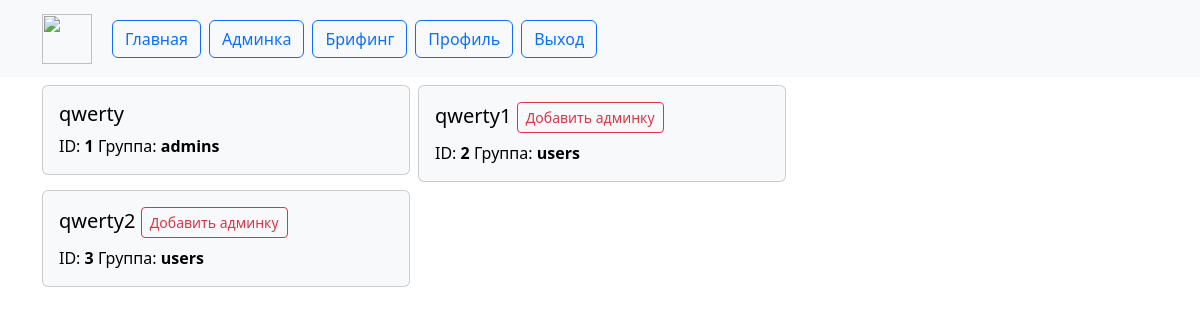
Before: /adm (signed in) with the older database file.
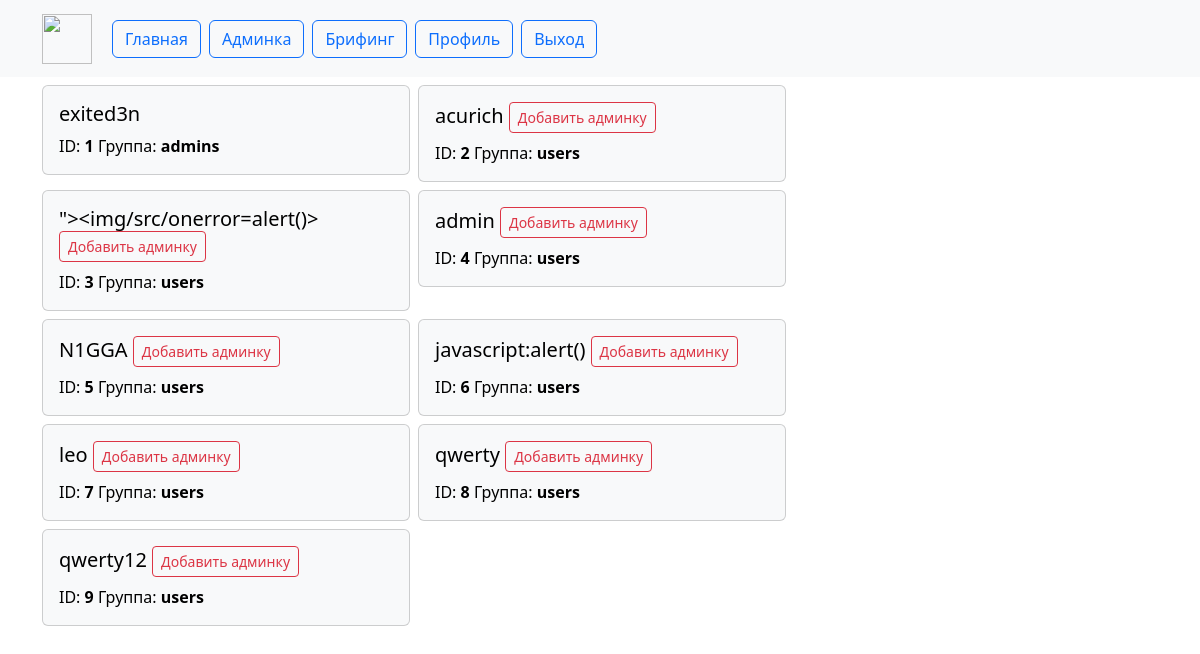
After: the same page with the newer database file.
### web/models.py (models this page shows)
class User(UserMixin, db.Model):
    id = db.Column(db.Integer, primary_key=True)
    name = db.Column(db.String(1000), unique=True)
    password = db.Column(db.String(100))
    email = db.Column(db.String(100), unique=True)
    active = db.Column(db.Boolean())
    group = db.Column(db.String(100))
    created_on = db.Column(db.DateTime(), default=datetime.now())

### web/main.py (the view)
@main.route('/adm')
@login_required
def admin_panel():
    show_user = show_users()
    return render_template('admin.html', users=show_user)

### web/__init__.py (called while the page is built)
def create_app():
    app = Flask(__name__)
    app.register_error_handler(404, page_not_found)
    app.config['SECRET_KEY'] = '33bf3cd3-ad1c-4429-b636-a807fc084e92_20ef441b-a7f2-4207-b0dc-543ca0d37aa2'
    app.config['SQLALCHEMY_DATABASE_URI'] = 'sqlite:///data.db'
    db.init_app(app)
    login_manager = LoginManager()
    login_manager.login_view = 'auth.login'
    login_manager.init_app(app)
    from .models import User
    with app.app_context():
        db.create_all()
    @login_manager.user_loader
    def load_user(user_id):
        return User.query.get(int(user_id))
    from .auth import auth as auth_blueprint
    app.register_blueprint(auth_blueprint)
    from .main import main as main_blueprint
    app.register_blueprint(main_blueprint)
    return app

### web/db_functions.py (called while the page is built)
def show_users():
    users = User.query.all()
    users_list = []
    for user in users:
        users_list.append({'id': user.id, 'name': user.name, 'group': user.group, 'active': user.active})
    return users_list

### web/templates/admin.html
{% extends "base.html" %}
{% block content %}
<div class="row row-cols-1 row-cols-md-2 g-2">
        {% for user in users %}
  <div class="col">
    <div class="card text-bg-light">
      <div class="card-body">
        <h5 class="card-title">{{ user.name }}
          {% if user.group != 'admins' %}
         <button type="button" class="btn btn-outline-danger btn-sm">Добавить админку</button>
        {% endif %}
        </h5>
          <p class="card-text">ID: <b>{{ user.id }}</b>  Группа: <b>{{ user.group }}</b> </p>
      </div>
    </div>
  </div>
{% endfor %}
</div>
{% endblock %}

### web/templates/base.html (shortened to what this page needs)
<!DOCTYPE html>
<html>
<head>
    <link href="https://cdn.jsdelivr.net/npm/bootstrap@5.3.0/dist/css/bootstrap.min.css" rel="stylesheet">
  </head>
<body>
   <nav class="navbar navbar-expand-lg navbar-light bg-light">
  <div class="container">
    <a class="navbar-brand" href="/">
      <img src="https://ctftime.org/media/cache/44/39/4439ee82adb00a673e1f53d0218a0e95.png" alt="" width="50" height="50" class="d-inline-block align-text-top">
    </a>
       <div class="collapse navbar-collapse" id="navbarSupportedContent">
      <ul class="navbar-nav me-auto mb-2 mb-lg-0">
        <li class="nav-item">
       <a href="/" class="mx-1 my-1 btn btn-outline-primary" role="button">Главная</a>
        </li>
          {% if current_user.group == 'admins' %}
          <li>
        <a href="/adm" class="mx-1 my-1 btn btn-outline-primary" role="button">
            Админка
        </a>
              </li>
          {% endif %}
          <li>
      <a href="/settings" class="mx-1 my-1 btn btn-outline-primary" role="button">Брифинг</a>
              </li>
      {% if current_user.is_authenticated %}
          <li>
        <a href="{{ url_for('main.profile') }}" class="mx-1 my-1 btn btn-outline-primary" role="button">
            Профиль
        </a>
              </li>
        {% endif %}
        {% if current_user.is_authenticated %}
          <li>
        <a href="{{ url_for('auth.logout') }}" class="mx-1 my-1 btn btn-outline-primary">
            Выход
        </a>
              </li>
        {% endif %}
      </ul>
       </div>
  </div>
</nav>
    <div class="container">
        <div class="form-row align-items-center">
            <div class="col-md-8 my-2">
               {% block content %}
               {% endblock %}
            </div>
        </div>
    </div>
</body>
</html>

Changed rows visible on the page:
removed User: name "qwerty", id "1", group "admins"
added User: name "exited3n", id "1", group "admins"
changed User id 2: name "qwerty1" → "acurich"
changed User id 3: name "qwerty2" → "\"><img/src/onerror=alert()>"
added User: name "admin", shows "Добавить админку", id "4", group "users"
added User: name "N1GGA", shows "Добавить админку", id "5", group "users"
added User: name "javascript:alert()", shows "Добавить админку", id "6", group "users"
added User: name "leo", shows "Добавить админку", id "7", group "users"
added User: name "qwerty", shows "Добавить админку", id "8", group "users"
added User: name "qwerty12", shows "Добавить админку", id "9", group "users"
